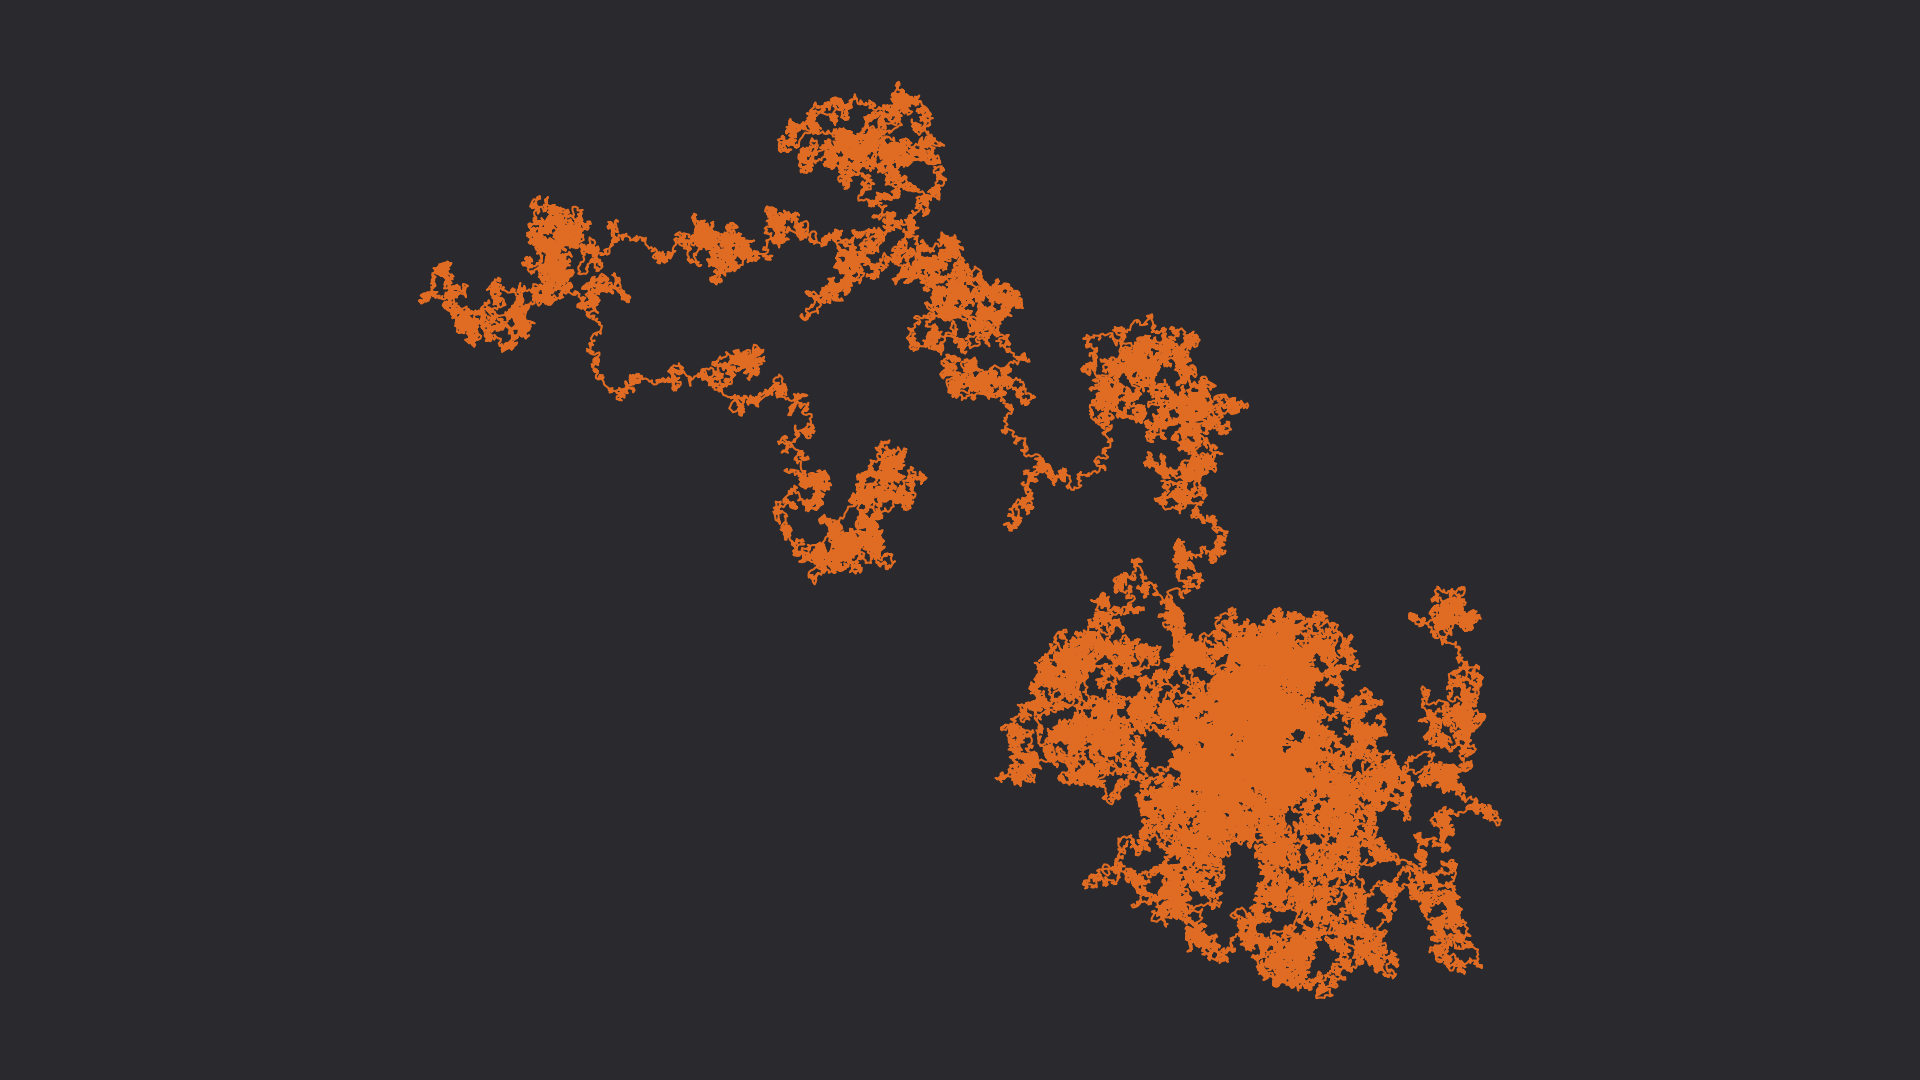

Source code (Python):
import math
import random
from pathlib import Path

from template_plt import plt


d = 10000.0
d = -1.0/d


def levy_dust(x: float, y: float) -> tuple[float, float]:
    r: float = math.pow(1.0-random.random(), d)
    u: float = random.random() * 2.0 * math.pi
    x = x + r * math.cos(u)
    y = y + r * math.sin(u)
    return x, y


def main() -> None:
    fp: Path = Path(__file__).resolve().with_suffix(".png")
    c0: str = "#29292E"
    c1: str = "#E06B22"
    x: list[float] = [0]
    y: list[float] = [0]
    for i in range(100000):
        tx, ty = levy_dust(x[-1], y[-1])
        x.append(tx)
        y.append(ty)
    fig: plt.Figure
    ax: plt.Axes
    fig, ax = plt.subplots()
    #ax.plot(x, y, linestyle="", marker=".", color=c1)
    ax.plot(x, y, color=c1)
    ax.axis("off")
    ax.set_aspect("equal")
    ax.set_facecolor(c0)
    fig.set_facecolor(c0)
    fig.tight_layout()
    fig.savefig(fp, facecolor=fig.get_facecolor())
    plt.cla()
    plt.clf()
    plt.close(fig)
    return None


if __name__ == "__main__":
    main()
